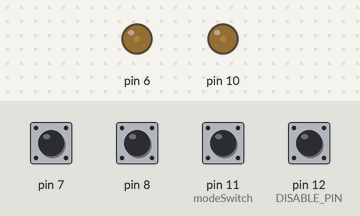
Recording of a program running on a simulated Arduino Leonardo, built with avr-gcc and run on an emulated ATmega32U4. Shown: output pins drawn as LEDs (lit = HIGH). Inputs (shaded band) come from the test bench; at power-on: pin 7, pin 8, pin 11 (modeSwitch), pin 12 (DISABLE_PIN) HIGH. USB keyboard and mouse output is not drawn; what the program prints to the serial monitor is not drawn.

Above: at 1.2 s.
1.3 s: pin 11 (modeSwitch) pulled LOW for 1 s
At 2.6 s:
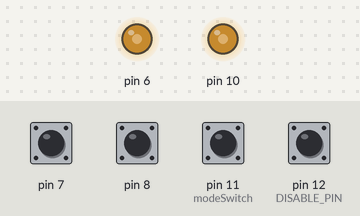
At 3.5 s:
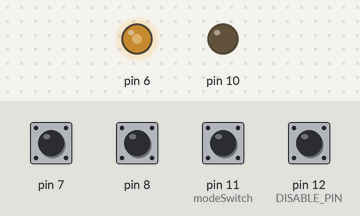
Timing chart, 0 to 5.0 s (numbered marks = the images above; inputs shaded):
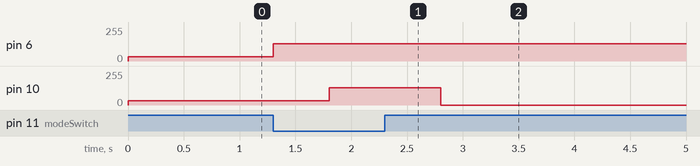

Measured:
- after the input at 1.3 s, pin 6: 32/255 → 128/255 at once; pin 10: 32/255 → 128/255 after 0.50 s, → 0/255 1.0 s later

The program:

main.cpp
```cpp
#include <Arduino.h>
#include <Keyboard.h>
#include <Mouse.h>

#include <CapacitiveSensor.h>

#include <JC_Button.h>

#include "CapacitiveKey.h"

#define DISABLE_PIN 12

#define SERIAL_OUTPUT

Button modeSwitch(11);

void setup() {
	#ifdef SERIAL_OUTPUT
	Serial.begin(115200);
	#endif

	Keyboard.begin();
	Mouse.begin();

	modeSwitch.begin();

	pinMode(DISABLE_PIN, INPUT_PULLUP);
}

CapacitiveKey keyZ = CapacitiveKey(
	2,					//Capacitive send pin
	7,					//Capacitive sense pin
	6,					//LED pin
	15,					//Capacitive threshold
	'z',				//Keyboard key
	MOUSE_LEFT, //Mouse button
	32					//LED brightness
);
CapacitiveKey keyX = CapacitiveKey(
	4,					//Capacitive send pin
	8,					//Capacitive sense pin
	10,					//LED pin
	15,					//Capacitive threshold
	'x',				//Keyboard key
	MOUSE_RIGHT,//Mouse button
	32					//LED brightness
);

bool changeCooldown = false;
bool isMouse = false;

void loop() {
	bool keyboardActive = digitalRead(DISABLE_PIN);

	modeSwitch.read();
	if(modeSwitch.isPressed()) {
		analogWrite(6, 128);
	}

	if(modeSwitch.releasedFor(500)) {
		if(changeCooldown) analogWrite(10, 0);
		changeCooldown = false;
	}

	if(!changeCooldown && modeSwitch.pressedFor(500)) {
		analogWrite(10, 128);

		isMouse = !isMouse;
		changeCooldown = true;
	}

	if(!changeCooldown) {
		keyZ.keyUpdate(keyboardActive, isMouse);
		keyX.keyUpdate(keyboardActive, isMouse);
	}

	#ifdef SERIAL_OUTPUT
	keyZ.log();
	keyX.log();
	#endif
}
```

CapacitiveKey.h
```cpp
#include <Arduino.h>
#include <Keyboard.h>
#include <Mouse.h>

#include <CapacitiveSensor.h>

class CapacitiveKey {
	private:
		CapacitiveSensor* sensor;

		char keyboardKey;
		uint8_t mouseButton;

		bool keyReleased = true;

		unsigned int releaseDelay = 20;
		unsigned int releaseTimer;

		unsigned int pressThreshold;

		int ledPin;
		unsigned char ledBrightness;

		unsigned int lastSample;
	public:
		CapacitiveKey(
			uint8_t sendPin, uint8_t receivePin, int ledPin,
			unsigned int pressThreshold,
			char keyboardKey, uint8_t mouseButton,
			unsigned char ledBrightness
		) {
			sensor = new CapacitiveSensor(sendPin, receivePin);
			this->pressThreshold = pressThreshold;
			this->keyboardKey = keyboardKey;
			this->mouseButton = mouseButton;

			this->ledPin = ledPin;
			this->ledBrightness = ledBrightness;

			pinMode(ledPin, OUTPUT);
		}

		~CapacitiveKey() {
			analogWrite(ledPin, 0);
			delete sensor;
		}

		void keyUpdate(bool keyboardActive, bool isMouse) {
			lastSample = sensor->capacitiveSensorRaw(1);
			if(lastSample > pressThreshold) {
				if(keyReleased) {
					analogWrite(ledPin, ledBrightness);
					if(keyboardActive) {
						if(isMouse) Mouse.press(mouseButton);
						else Keyboard.press(keyboardKey);
					}
					keyReleased = false;
				}
				releaseTimer = releaseDelay;
			} else {
				if(keyReleased) return;
				if(releaseTimer == 0) {
					analogWrite(ledPin, 0);

					if(isMouse) Mouse.release(mouseButton);
					else Keyboard.release(keyboardKey);

					keyReleased = true;
				} else releaseTimer--;
			}
		}

		void log() {
			Serial.print("Key '");
			Serial.print(keyboardKey);
			Serial.print("' (Mouse: ");
			Serial.print(mouseButton);
			Serial.print("): ");
			Serial.println(getLastSample());
		}

		unsigned int getLastSample() {
			return lastSample;
		}
};
```
